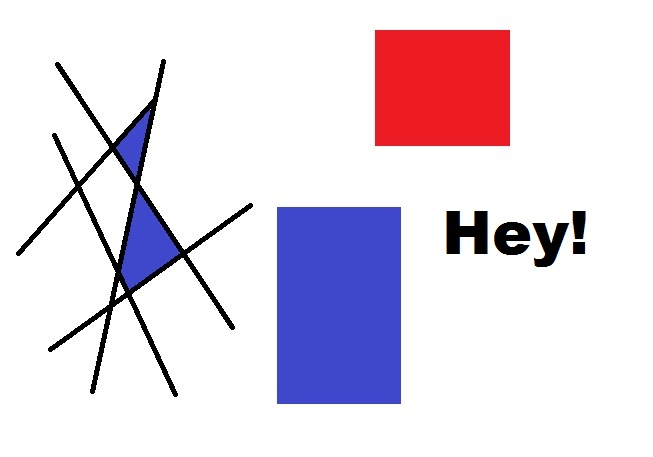
#> input picture opencv-corner-detection-sample.jpg, 653 x 457 px, given in place of the camera
$ python A00000007.py
#> lines starting #> are read from the running program, lines starting #| are printed output that depends on the picture; after the words box and inside, x2 and y2 are one past the last pixel; in counts of white or black regions, pixels touching at a corner belong together
import numpy as np
import cv2

cap = cv2.VideoCapture(1)

while True:
    _, frame = cap.read()
#> frame is the input picture: shape (457, 653, 3); mean B, G, R 229.7, 216.9, 227
    hsv = cv2.cvtColor(frame, cv2.COLOR_BGR2HSV)
#> hsv: shape (457, 653, 3); mean H, S, V 26.7, 32.8, 240.3

    # hsv hue sat value
    lower_black = np.array([0,25,0])
    upper_black = np.array([255,255,255])

    mask = cv2.inRange(hsv, lower_black, upper_black)
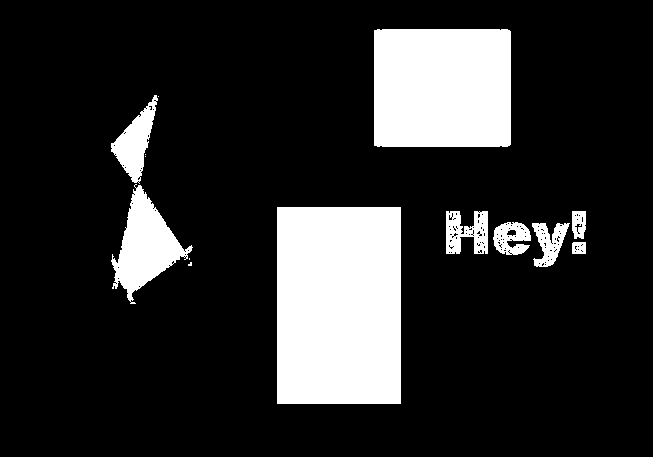
#> mask: shape (457, 653); 16.8% white; 14 white regions (5 under 20 px), largest, box (x1, y1, x2, y2) and area: (277, 207, 401, 404) 24428, (374, 29, 511, 147) 16145, (111, 184, 193, 304) 4263
    res = cv2.bitwise_and(frame, frame, mask = mask)
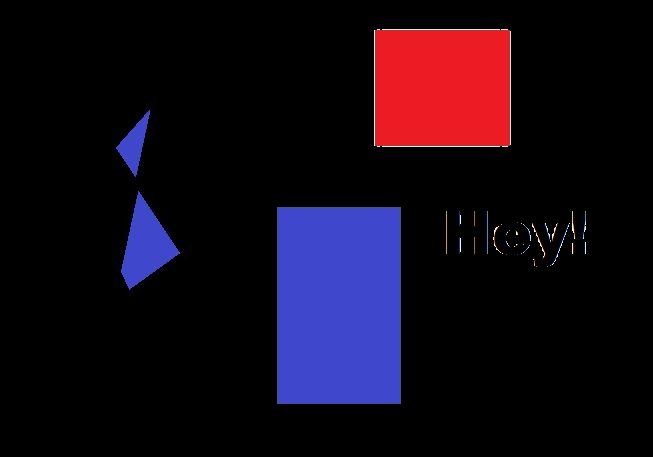
#> res: shape (457, 653, 3); mean B, G, R 21.8, 8.9, 19.1

    cv2.imshow('frame', frame)
    cv2.imshow('mask', mask)
    cv2.imshow('res', res)

    k = cv2.waitKey(5) & 0xFF
#> (key Esc is pressed here)
    if k == 27:
        break

cv2.destroyAllWindows()
cap.release()
